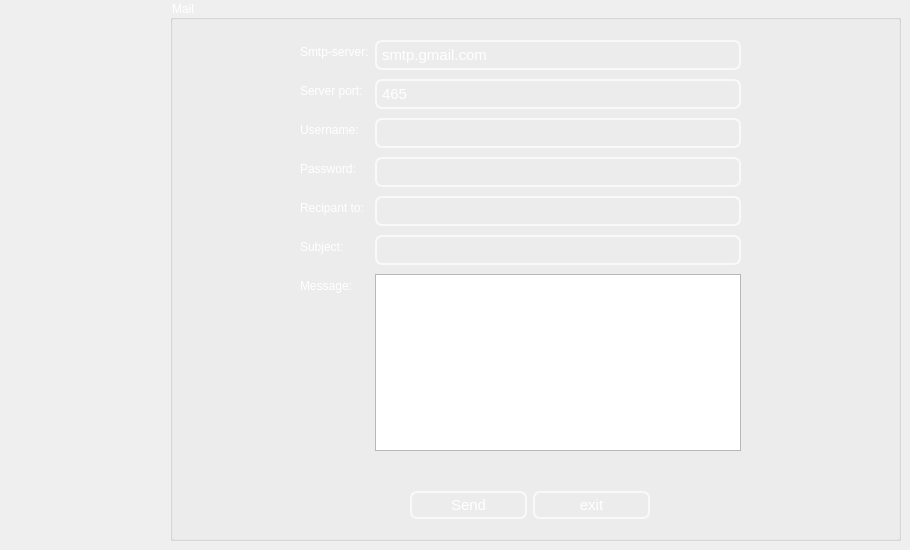
     <widget class="QWidget" name="tab_7">
      <attribute name="title">
       <string>Mail</string>
      </attribute>
      <widget class="QGroupBox" name="groupBox_6">
       <property name="geometry">
        <rect>
         <x>170</x>
         <y>0</y>
         <width>731</width>
         <height>541</height>
        </rect>
       </property>
       <property name="styleSheet">
        <string notr="true">font: 75 15pt &quot;MS Shell Dlg 2&quot;;
color: rgb(255, 255, 255);</string>
       </property>
       <property name="title">
        <string>Mail</string>
       </property>
       <widget class="QWidget" name="layoutWidget">
        <property name="geometry">
         <rect>
          <x>240</x>
          <y>490</y>
          <width>240</width>
          <height>31</height>
         </rect>
        </property>
        <layout class="QHBoxLayout" name="horizontalLayout">
         <item>
          <widget class="QPushButton" name="sendBtn">
           <property name="styleSheet">
            <string notr="true">QPushButton{

color: white;
background-color:Transparent;;
border-width: 2px;
border-color: #F9F9F9;
border-style: solid;
border-radius: 7;
padding: 3px;
font-size: 15px;


}
QPushButton:focus
{border:2px solid #FBAD25;
}</string>
           </property>
           <property name="text">
            <string>Send</string>
           </property>
          </widget>
         </item>
         <item>
          <widget class="QPushButton" name="exitBtn">
           <property name="styleSheet">
            <string notr="true">QPushButton{

color: white;
background-color:Transparent;;
border-width: 2px;
border-color: #F9F9F9;
border-style: solid;
border-radius: 7;
padding: 3px;
font-size: 15px;


}
QPushButton:focus
{border:2px solid #FBAD25;
}</string>
           </property>
           <property name="text">
            <string>exit</string>
           </property>
          </widget>
         </item>
        </layout>
       </widget>
       <widget class="QWidget" name="layoutWidget_2">
        <property name="geometry">
         <rect>
          <x>130</x>
          <y>40</y>
          <width>441</width>
          <height>411</height>
         </rect>
        </property>
        <layout class="QFormLayout" name="formLayout">
         <property name="fieldGrowthPolicy">
          <enum>QFormLayout::ExpandingFieldsGrow</enum>
         </property>
         <property name="rowWrapPolicy">
          <enum>QFormLayout::WrapLongRows</enum>
         </property>
         <property name="verticalSpacing">
          <number>9</number>
         </property>
         <item row="0" column="0">
          <widget class="QLabel" name="label_22">
           <property name="styleSheet">
            <string notr="true">color: rgb(255, 255, 255);
font: 75 8pt &quot;MS Shell Dlg 2&quot;;
font: 75 8pt &quot;MS Shell Dlg 2&quot;;</string>
           </property>
           <property name="text">
            <string>Smtp-server:</string>
           </property>
          </widget>
         </item>
         <item row="1" column="0">
          <widget class="QLabel" name="label_23">
           <property name="styleSheet">
            <string notr="true">color: rgb(255, 255, 255);
font: 75 8pt &quot;MS Shell Dlg 2&quot;;</string>
           </property>
           <property name="text">
            <string>Server port:</string>
           </property>
          </widget>
         </item>
         <item row="1" column="1">
          <widget class="QLineEdit" name="port">
           <property name="styleSheet">
            <string notr="true">QLineEdit{
color: white;
background-color:Transparent;;
border-width: 2px;
border-color: #F9F9F9;
border-style: solid;
border-radius: 7;
padding: 3px;
font-size: 15px;

}
QLineEdit:focus
{border:2px solid #FBAD25;
}</string>
           </property>
           <property name="text">
            <string>465</string>
           </property>
          </widget>
         </item>
         <item row="2" column="0">
          <widget class="QLabel" name="label_24">
           <property name="styleSheet">
            <string notr="true">color: rgb(255, 255, 255);
font: 75 8pt &quot;MS Shell Dlg 2&quot;;</string>
           </property>
           <property name="text">
            <string>Username:</string>
           </property>
          </widget>
         </item>
         <item row="2" column="1">
          <widget class="QLineEdit" name="uname">
           <property name="styleSheet">
            <string notr="true">QLineEdit{
color: white;
background-color:Transparent;;
border-width: 2px;
border-color: #F9F9F9;
border-style: solid;
border-radius: 7;
padding: 3px;
font-size: 15px;

}
QLineEdit:focus
{border:2px solid #FBAD25;
}</string>
           </property>
          </widget>
         </item>
         <item row="3" column="0">
          <widget class="QLabel" name="label_25">
           <property name="styleSheet">
            <string notr="true">color: rgb(255, 255, 255);
font: 75 8pt &quot;MS Shell Dlg 2&quot;;</string>
           </property>
           <property name="text">
            <string>Password:</string>
           </property>
          </widget>
         </item>
         <item row="3" column="1">
          <widget class="QLineEdit" name="paswd">
           <property name="styleSheet">
            <string notr="true">QLineEdit{
color: white;
background-color:Transparent;;
border-width: 2px;
border-color: #F9F9F9;
border-style: solid;
border-radius: 7;
padding: 3px;
font-size: 15px;

}
QLineEdit:focus
{border:2px solid #FBAD25;
}</string>
           </property>
           <property name="inputMask">
            <string/>
           </property>
           <property name="echoMode">
            <enum>QLineEdit::Password</enum>
           </property>
          </widget>
         </item>
         <item row="4" column="0">
          <widget class="QLabel" name="label_26">
           <property name="styleSheet">
            <string notr="true">color: rgb(255, 255, 255);
font: 75 8pt &quot;MS Shell Dlg 2&quot;;</string>
           </property>
           <property name="text">
            <string>Recipant to:</string>
           </property>
          </widget>
         </item>
         <item row="4" column="1">
          <widget class="QLineEdit" name="rcpt">
           <property name="styleSheet">
            <string notr="true">QLineEdit{
color: white;
background-color:Transparent;;
border-width: 2px;
border-color: #F9F9F9;
border-style: solid;
border-radius: 7;
padding: 3px;
font-size: 15px;

}
QLineEdit:focus
{border:2px solid #FBAD25;
}</string>
           </property>
          </widget>
         </item>
         <item row="5" column="0">
          <widget class="QLabel" name="label_27">
           <property name="styleSheet">
            <string notr="true">color: rgb(255, 255, 255);
font: 75 8pt &quot;MS Shell Dlg 2&quot;;</string>
           </property>
           <property name="text">
            <string>Subject:</string>
           </property>
          </widget>
         </item>
         <item row="5" column="1">
          <widget class="QLineEdit" name="subject">
           <property name="styleSheet">
            <string notr="true">QLineEdit{
color: white;
background-color:Transparent;;
border-width: 2px;
border-color: #F9F9F9;
border-style: solid;
border-radius: 7;
padding: 3px;
font-size: 15px;

}
QLineEdit:focus
{border:2px solid #FBAD25;
}</string>
           </property>
          </widget>
         </item>
         <item row="6" column="0">
          <widget class="QLabel" name="label_34">
           <property name="styleSheet">
            <string notr="true">color: rgb(255, 255, 255);
font: 75 8pt &quot;MS Shell Dlg 2&quot;;</string>
           </property>
           <property name="text">
            <string>Message:</string>
           </property>
          </widget>
         </item>
         <item row="6" column="1">
          <widget class="QPlainTextEdit" name="msg">
           <property name="styleSheet">
            <string notr="true">color: rgb(255, 255, 255);
font: 75 8pt &quot;MS Shell Dlg 2&quot;;

</string>
           </property>
           <property name="plainText">
            <string/>
           </property>
          </widget>
         </item>
         <item row="0" column="1">
          <widget class="QLineEdit" name="server">
           <property name="styleSheet">
            <string notr="true">QLineEdit{
color: white;
background-color:Transparent;;
border-width: 2px;
border-color: #F9F9F9;
border-style: solid;
border-radius: 7;
padding: 3px;
font-size: 15px;

}
QLineEdit:focus
{border:2px solid #FBAD25;
}</string>
           </property>
           <property name="text">
            <string>smtp.gmail.com</string>
           </property>
          </widget>
         </item>
        </layout>
       </widget>
      </widget>
     </widget>
